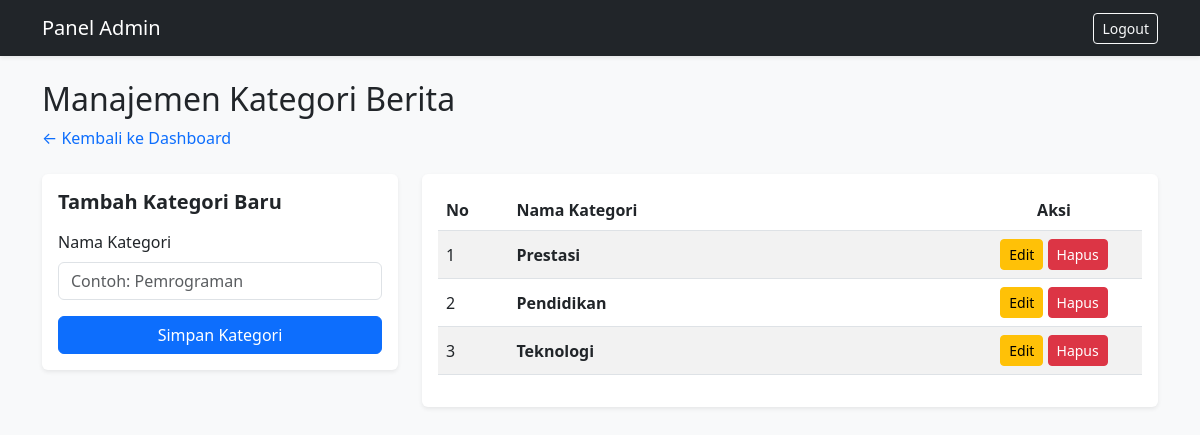
/admin_kategori.php (signed in), run on the app's committed database.
### tables this page shows
CREATE TABLE IF NOT EXISTS tbl_kategori (
    id_kategori INT(11) NOT NULL AUTO_INCREMENT,
    nama_kategori VARCHAR(50) NOT NULL,
    PRIMARY KEY (id_kategori)
);

### admin_kategori.php (the view, shortened to what this page needs)
<?php
include 'koneksi.php';
$edit_data = null;
$result_kategori = mysqli_query($conn, "SELECT * FROM tbl_kategori ORDER BY id_kategori DESC");
?>
<!DOCTYPE html>
<html lang="id">
<head>
    <link href="https://cdn.jsdelivr.net/npm/bootstrap@5.3.0/dist/css/bootstrap.min.css" rel="stylesheet">
</head>
<body class="bg-light">
    <nav class="navbar navbar-expand-lg navbar-dark bg-dark mb-4 shadow-sm">
        <div class="container">
            <a class="navbar-brand" href="admin.php">Panel Admin</a>
            <a href="logout.php" class="btn btn-outline-light btn-sm">Logout</a>
        </div>
    </nav>
    <div class="container">
        <div class="row mb-4">
            <div class="col-md-12">
                <h2>Manajemen Kategori Berita</h2>
                <a href="admin.php" class="text-decoration-none">&larr; Kembali ke Dashboard</a>
            </div>
        </div>
        <div class="row">
            <div class="col-md-4 mb-4">
                <div class="card shadow-sm border-0 p-3">
                    <h5 class="fw-bold mb-3"><?= $edit_data ? 'Edit Kategori' : 'Tambah Kategori Baru' ?></h5>
                    <form action="" method="POST">
                        <div class="mb-3">
                            <label class="form-label">Nama Kategori</label>
                            <input type="text" name="nama_kategori" class="form-control" value="<?= $edit_data ? $edit_data['nama_kategori'] : '' ?>" required placeholder="Contoh: Pemrograman">
                        </div>
                        <?php if ($edit_data): ?>
                            <button type="submit" name="update_kategori" class="btn btn-success w-100">Update Kategori</button>
                            <a href="admin_kategori.php" class="btn btn-secondary w-100 mt-2">Batal</a>
                        <?php else: ?>
                            <button type="submit" name="tambah_kategori" class="btn btn-primary w-100">Simpan Kategori</button>
                        <?php endif; ?>
                    </form>
                </div>
            </div>
            <div class="col-md-8">
                <div class="card shadow-sm border-0">
                    <div class="card-body">
                        <div class="table-responsive">
                            <table class="table table-striped align-middle">
                                <thead>
                                    <tr>
                                        <th width="10%">No</th>
                                        <th>Nama Kategori</th>
                                        <th width="25%" class="text-center">Aksi</th>
                                    </tr>
                                </thead>
                                <tbody>
                                    <?php
                                    $no = 1;
                                    if (mysqli_num_rows($result_kategori) > 0) {
                                        while ($kat = mysqli_fetch_assoc($result_kategori)) {
                                    ?>
                                    <tr>
                                        <td><?= $no++ ?></td>
                                        <td class="fw-bold"><?= $kat['nama_kategori'] ?></td>
                                        <td class="text-center">
                                            <a href="admin_kategori.php?edit=<?= $kat['id_kategori'] ?>" class="btn btn-sm btn-warning">Edit</a>
                                            <a href="admin_kategori.php?hapus=<?= $kat['id_kategori'] ?>" class="btn btn-sm btn-danger" onclick="return confirm('Yakin ingin menghapus kategori ini?')">Hapus</a>
                                        </td>
                                    </tr>
                                    <?php
                                        }
                                    } else {
                                        echo "<tr><td colspan='3' class='text-center text-muted'>Belum ada kategori.</td></tr>";
                                    }
                                    ?>
                                </tbody>
                            </table>
                        </div>
                    </div>
                </div>
            </div>
        </div>
    </div>
</body>
</html>

### data on the page
tbl_kategori: nama_kategori "Prestasi"
tbl_kategori: nama_kategori "Pendidikan"
tbl_kategori: nama_kategori "Teknologi"
